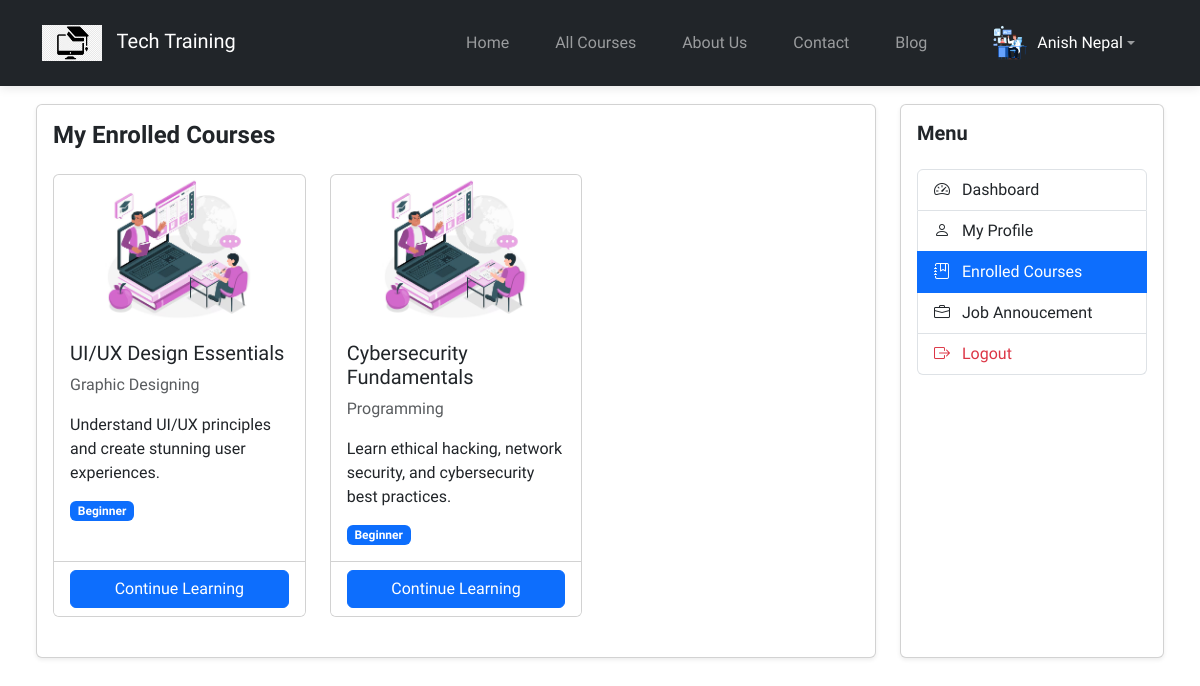
/student/enrolled_courses (signed in), run on an earlier commit of the app's database.
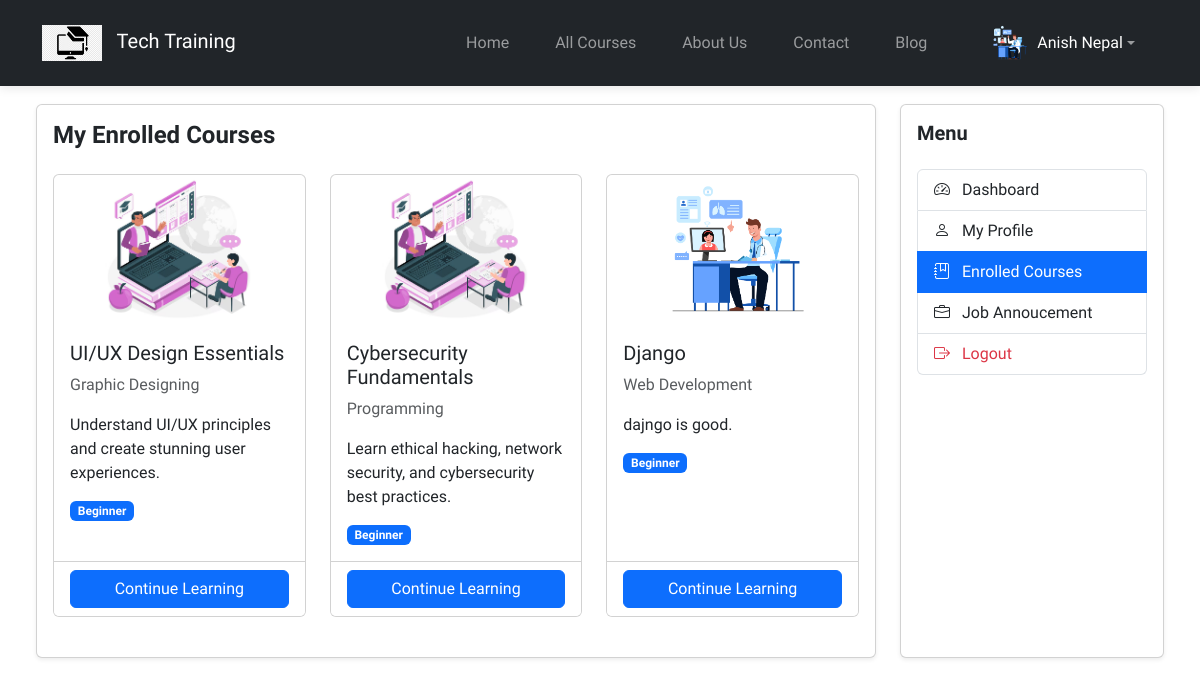
And on a later commit of the database.
### main_page_app/models.py (models this page shows, shortened)
class Courses(models.Model):
    CATEGORY_CHOICES = [
        ("programming", "Programming"),
        ("web development", "Web Development"),
        ("data science & analytics", "Data Science & Analytics"),
        ("graphic designing", "Graphic Designing"),
    ]
    SKILL_LEVEL = [
        ("beginner", "Beginner"),
        ("intermediate", "Intermediate"),
        ("advanced", "Advanced"),
    ]
    title = models.CharField(max_length=200)
    category = models.CharField(max_length=100, choices=CATEGORY_CHOICES)
    skill_level = models.CharField(max_length=100, choices=SKILL_LEVEL)
    description = models.TextField()
    syllabus = models.TextField(null=True)
    course_material = models.FileField(
        upload_to="course_materials/", blank=True, null=True
    )
    image = models.ImageField(upload_to="images/courses/", blank=True, null=True)
    price = models.DecimalField(max_digits=10, decimal_places=2)
    discount = models.PositiveIntegerField(default=0)
    instructor = models.ForeignKey(
        CustomUser,
        on_delete=models.CASCADE,
        limit_choices_to={"user_type": "instructor"},
        null=True,
    )
    duration = models.CharField(
        max_length=50, help_text="in months"
    )  # duration like 3 months
    enrollment_deadline = models.DateField()
    prerequisites = models.TextField(
        blank=True, null=True
    )  # (e.g., "Basic understanding of programming").
    special_offers = models.ManyToManyField(SpecialOffers, blank=True)
    course_rating = models.DecimalField(max_digits=3, decimal_places=2, default=0.0)
    is_new = models.BooleanField(default=True)
    is_active = models.BooleanField(default=True)
    created_at = models.DateTimeField(auto_now_add=True)
    updated_at = models.DateTimeField(auto_now=True)

### student_portal/views.py (the view)
# urls.py: path("enrolled_courses", enrolled_courses, name="enrolled_courses"),
def enrolled_courses(request):
    completed_payments = Payment.objects.filter(
        user=request.user, status="completed"
    ).select_related("course")
    enrolled_courses = [payment.course for payment in completed_payments]
    return render(
        request,
        "dashboard/enrolled_course.html",
        {"enrolled_courses": enrolled_courses},
    )

### student_portal/templates/dashboard/enrolled_course.html (shortened to what this page needs)
{% extends 'base2.html' %}
{% block content %}
{% load static %}
<div class="container-fluid">
  <div class="row p-4">
    <div class="col-md-9">
      <div class="card shadow-sm">
        <div class="card-body">
          <h4 class="fw-bold mb-4">My Enrolled Courses</h4>
          {% if enrolled_courses %}
            <div class="row">
              {% for course in enrolled_courses %}
                <div class="col-md-4 mb-4">
                  <div class="card h-100">
                    {% if course.image %}
                      <img src="{{ course.image.url }}" class="card-img-top img-fluid" alt="{{ course.title }}" style="height: 150px; object-fit: contain;">
                    {% else %}
                      <img src="{% static 'images/default.png' %}" class="card-img-top img-fluid" alt="Default Course Image" style="height: 150px; object-fit: contain;">
                    {% endif %}
                    <div class="card-body">
                      <h5 class="card-title">{{ course.title }}</h5>
                      <p class="card-text text-muted">{{ course.category|title }}</p>
                      <p class="card-text">{{ course.description|truncatechars:100 }}</p>
                      <div class="d-flex justify-content-between align-items-center">
                        <span class="badge bg-primary">{{ course.skill_level|title }}</span>
                      </div>
                    </div>
                    <div class="card-footer bg-white">
                      <a href="{% url 'course_detail' course.id %}" class="btn btn-primary w-100">Continue Learning</a>
                    </div>
                  </div>
                </div>
              {% endfor %}
            </div>
          {% else %}
            <div class="alert alert-info">
              You haven't enrolled in any courses yet. <a href="{% url 'courses' %}">Browse Courses</a>
            </div>
          {% endif %}
        </div>
      </div>
    </div>
    <div class="col-md-3 mt-md-0 mt-4">
      <div class="card shadow-sm h-100">
        <div class="card-body">
          <h5 class="fw-bold mb-4">Menu</h5>
          <div class="list-group">
            <a href="{% url 'dashboard' %}" class="list-group-item list-group-item-action">
              <i class="bi bi-speedometer2 me-2"></i> Dashboard
            </a>
            <a href="{% url 'myprofile' %}" class="list-group-item list-group-item-action">
              <i class="bi bi-person me-2"></i> My Profile
            </a>
            <a href="{% url 'enrolled_courses' %}" class="list-group-item list-group-item-action active">
              <i class="bi bi-journal-bookmark me-2"></i> Enrolled Courses
            </a>
            <a href="{% url 'job_listing' %}" class="list-group-item list-group-item-action">
              <i class="bi bi-briefcase me-2"></i> Job Annoucement
            </a>
            <a href="{% url 'logout' %}" class="list-group-item list-group-item-action text-danger">
              <i class="bi bi-box-arrow-right me-2"></i> Logout
            </a>
          </div>
        </div>
      </div>
    </div>
  </div>
</div>
{% endblock %}

What changed in the data, as far as the page shows it:
added Courses: image (picture), title "Django", category "Web Development", description "dajngo is good.", skill_level "Beginner"
